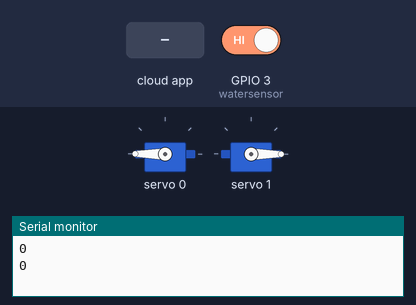
Recording of a sketch running on a simulated ESP8266 (NodeMCU). On the bench: 2 × servo, the last lines printed to the serial monitor. Inputs (shaded band) come from the test bench; at power-on: GPIO 3 (watersensor) HIGH. WiFi joins after 1.5 s; servers stay silent unless stated; uploads are accepted with an empty reply; the Firebase database answers and starts empty.

Above: at 5.2 s.
5.3 s: GPIO 3 (watersensor) driven LOW
At 10.44 s:
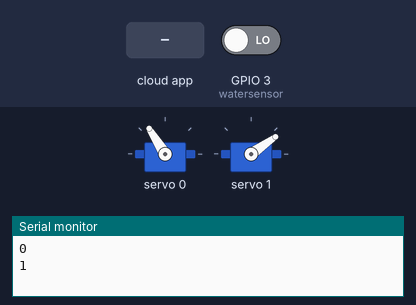
At 12.4 s:
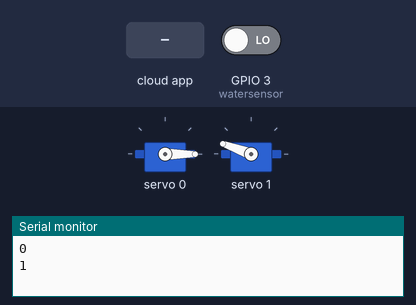
12.6 s: the phone or cloud app sets Alert_up to true
15.7 s: the phone or cloud app sets Alert_up to r06
At 25.8 s:
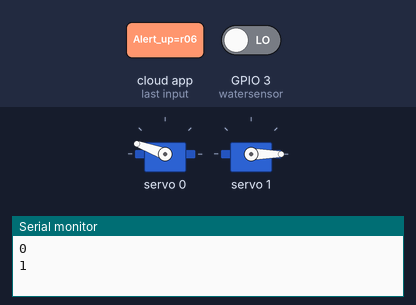
26.1 s: GPIO 3 (watersensor) driven HIGH
Timing chart, 0 to 29.1 s (numbered marks = the images above; inputs shaded):
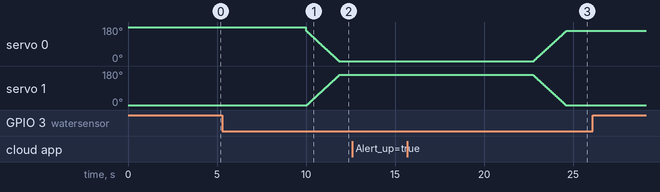

Measured:
- after the input at 5.3 s, servo 0: moves from 180° to 0° over 1.9 s, starting after 4.7 s; servo 1: moves from 0° to 160° over 1.8 s, starting after 4.8 s
- after the input at 12.6 s, every drawn part: stays the same
- after the input at 15.7 s, servo 0: moves from 0° to 160° over 1.8 s, starting after 7.1 s

The sketch:

FBS_Final.ino
```cpp
//Libraries
#include <Wire.h>//https://www.arduino.cc/en/reference/wire
#include <Adafruit_PWMServoDriver.h>//https://github.com/adafruit/Adafruit-PWM-Servo-Driver-Library
#include <ESP8266WiFi.h>
#include <ArduinoJson.h>
#include "FirebaseESP8266.h"

//Port Connection
#define watersensor D9 //port definition of sensor

//WiFi Connections
#define STASSID "ABCDEF" //SSID of Mobile hotspot
#define STAPSK  "88888888" //PW of Mobile hotspot

const char* ssid = STASSID;
const char* password = STAPSK;

//Firebase Server Connections
#define FIREBASE_HOST "fbssystem-b9efe-default-rtdb.firebaseio.com"
#define FIREBASE_AUTH "MT2pJcqkwsBh0OJyjNdiBTZL6wNwvbUkdrT6P2eV"

//Weather Data RSS from KMA
const char* host = "www.kma.go.kr";
const int httpsPort = 80;
String url = "/wid/queryDFSRSS.jsp?zone=4111156600";

//Trigger Variables
bool trig;
int trig_cnt = 0;
bool sensor, weather, manual;

//Objects
Adafruit_PWMServoDriver pca= Adafruit_PWMServoDriver(0x40);
FirebaseData firebaseData;
FirebaseJson json;

//Weather test variable
//int test_cnt = 0;

void printResult(FirebaseData &data);

void setup(){

//Serial Communication Initialization
Serial.begin(9600);
Serial.println("Initialize System");

//Sensor pinMode Setup
pinMode(watersensor, INPUT);

//Servo Motor Driver Setup
pca.begin();
pca.setPWMFreq(60);  // Analog servos run at ~60 Hz updates
pca.writeMicroseconds(0,2500);
pca.writeMicroseconds(1,500);

delay(2000);

//WiFi Setup
WiFi.begin(ssid, password);
  while (WiFi.status() != WL_CONNECTED) {
    delay(1000);
    Serial.println("Connecting to WiFi...");
  }
Serial.println("Connected to WiFi");

//Firebase Setup
Firebase.begin(FIREBASE_HOST, FIREBASE_AUTH);
Firebase.reconnectWiFi(true);

firebaseData.setBSSLBufferSize(1024, 1024);
firebaseData.setResponseSize(1024);
Firebase.setReadTimeout(firebaseData, 1000 * 60);
Firebase.setwriteSizeLimit(firebaseData, "tiny");
}

void loop(){
  //Increase test counter
  //test_cnt++;

  //Trigger Declaration
  sensor = !digitalRead(watersensor);
  /* In case of weather trigger,
  you may use either test code or real RSS code.
  Default has been set as RSS mode.
  To use test mode, label line 87 and delabel line 38, 79, 88. */
  weather = getweatherdata();
  //weather = weathertest(test_cnt);
  manual = getswitchdata();

  trig = sensor || weather || manual;

  //Trigger Test
  //Will not be used in real model
  Serial.println(sensor);
  Serial.println(weather);
  Serial.println(manual);
  Serial.println(trig);
  Serial.println("    ");

  //FBS Activation
  if(trig && (!trig_cnt)){ //Activate
    manual = true;
    Firebase.setString(firebaseData, "FBS_STM/Alert_down", "true");
    pcaUp();
    trig_cnt++;
  }
  else if(!manual && trig_cnt){ //Deactivate
    pcaDown();
    Firebase.setString(firebaseData, "FBS_STM/Alert_down", "false");
    trig_cnt = 0;
  }
  delay(5000);
}

//Gate Upward
void pcaUp()
{
      for(int pos=500;pos<2200;pos+=10){
        pca.writeMicroseconds(0,2700-pos);
        pca.writeMicroseconds(1,pos);delay(10);
      }
}

//Gate Downward
void pcaDown()
{
      for(int pos=2200;pos>500;pos-=10){
        pca.writeMicroseconds(0,2700-pos);
        pca.writeMicroseconds(1,pos);delay(10);
      }
}

//Getting Weather Data from RSS
bool getweatherdata()
{
  String strKey = "r06";
  bool check = false; //valid bit for dataParsing
  String strTmp; //Temporary String data

  WiFiClient client;

  if (!client.connect(host, httpsPort)) { //If not connected to KMA RSS
    Serial.println("connection Failed"); //Print connection failed
    return false;
  }
  client.print(String("GET ") + url + " HTTP/1.1\r\n" +
               "Host: " + host + "\r\n" +
               "Connection: close\r\n\r\n"); //Request to RSS server

  unsigned long t = millis(); //stopwatch
  while(1){ //Infinite loop with two break options
    if(client.available()) break; //Option 1. Return data from Client
    if(millis() - t > 10000) break; //Option 2. 10 sec passed without output data
  }

  while(client.available()) {
    String data = client.readStringUntil('\n');
    delay(1);

    strTmp = dataParsing(data, strKey, &check);
  }

  float floatTmp = strTmp.toFloat(); //Change Data Type to float

  bool result = (floatTmp > 100.0) ? true : false;

  return result; //Return Boolean Data
}

//Data parsing for weather RSS
String dataParsing(String DATA, String str, bool *check)
{
  int s = -1; //Start of index
  int e = -1; //End of index

  if (str=="r06"){ //Parsing r06 data(Rainfall in 6 hours)
    String temp = "<r06>";
    s = DATA.indexOf(temp) + temp.length();
    e = DATA.indexOf("</r06>");
  }

  if( (s != -1) && (e != -1) && !(*check) ) { //See the validity
    (*check) = true;
    return DATA.substring(s,e); //valid output
  }
  return "e"; //invalid output
}

//Get Application Switch Data from Firebase
bool getswitchdata()
{
  String man_str;
  bool man_bool;

  if(Firebase.getString(firebaseData,"FBS_STM/Alert_up")) {
    man_str = firebaseData.stringData(); //type of data sent from application: string
    man_bool = (man_str == "true") ? true : false; //String to Boolean type
 }

  return man_bool;
}

// Test set for weather trigger
bool weathertest(int count)
{
  bool arr[20] = {false, false, false, true, true, true, true, false, false, false, false, false, false, false, false, false, false, false, false, false};

  return arr[count % 20];
}
```
